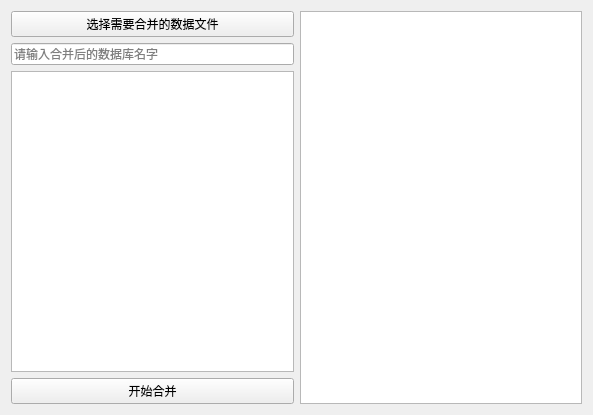
<?xml version="1.0" encoding="UTF-8"?>
<ui version="4.0">
 <class>Widget</class>
 <widget class="QWidget" name="Widget">
  <property name="geometry">
   <rect>
    <x>0</x>
    <y>0</y>
    <width>593</width>
    <height>415</height>
   </rect>
  </property>
  <property name="windowTitle">
   <string>Widget</string>
  </property>
  <layout class="QGridLayout" name="gridLayout">
   <item row="0" column="1" rowspan="4">
    <widget class="QTextBrowser" name="textBrowser"/>
   </item>
   <item row="2" column="0">
    <widget class="QListWidget" name="listWidget"/>
   </item>
   <item row="0" column="0">
    <widget class="QPushButton" name="pushButton">
     <property name="sizePolicy">
      <sizepolicy hsizetype="Preferred" vsizetype="Preferred">
       <horstretch>0</horstretch>
       <verstretch>0</verstretch>
      </sizepolicy>
     </property>
     <property name="text">
      <string>选择需要合并的数据文件</string>
     </property>
    </widget>
   </item>
   <item row="3" column="0">
    <widget class="QPushButton" name="pushButton_2">
     <property name="sizePolicy">
      <sizepolicy hsizetype="Preferred" vsizetype="Preferred">
       <horstretch>0</horstretch>
       <verstretch>0</verstretch>
      </sizepolicy>
     </property>
     <property name="text">
      <string>开始合并</string>
     </property>
    </widget>
   </item>
   <item row="1" column="0">
    <widget class="QLineEdit" name="lineEdit">
     <property name="placeholderText">
      <string>请输入合并后的数据库名字</string>
     </property>
    </widget>
   </item>
  </layout>
 </widget>
 <layoutdefault spacing="6" margin="11"/>
 <resources/>
 <connections/>
</ui>
